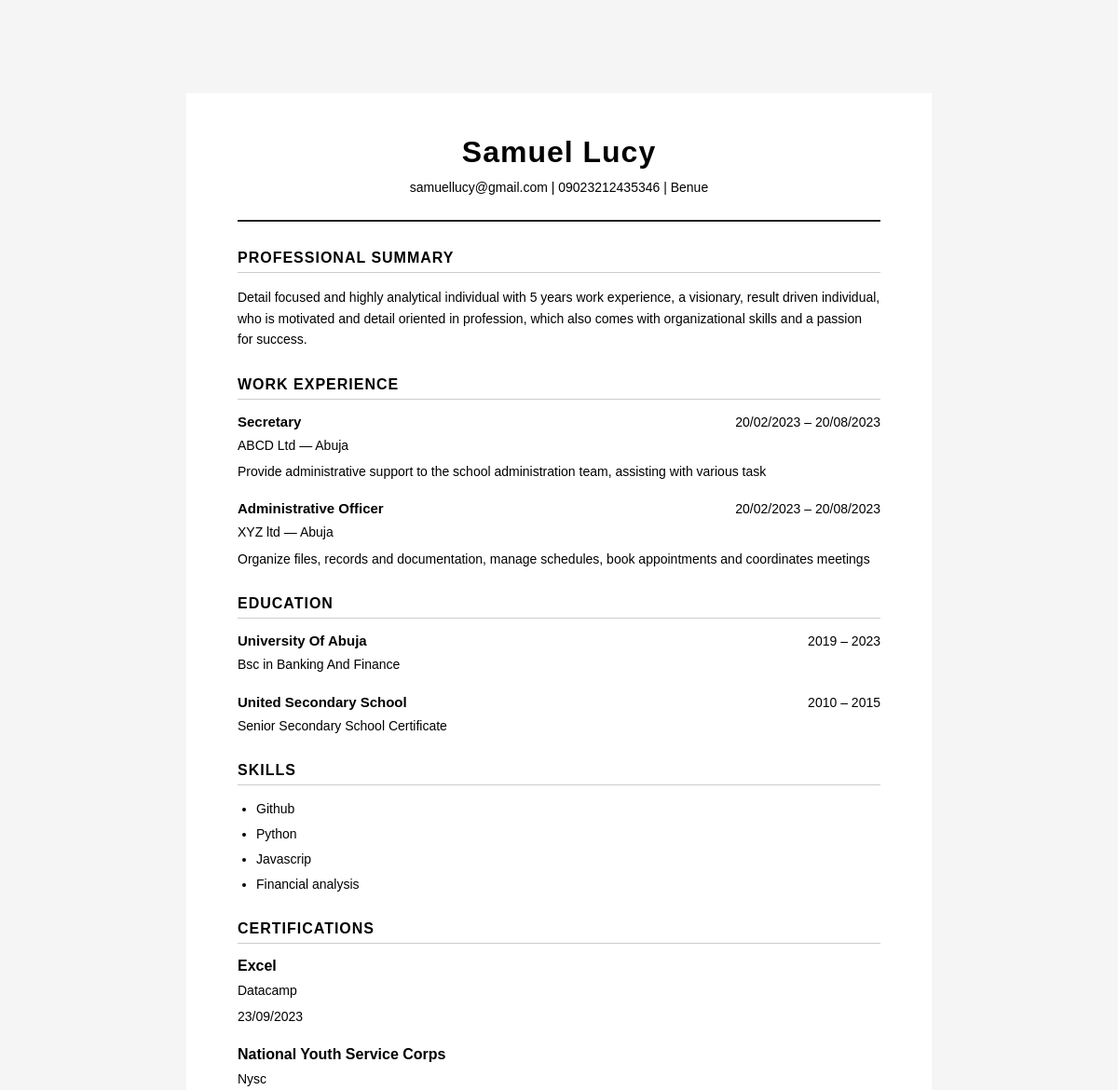
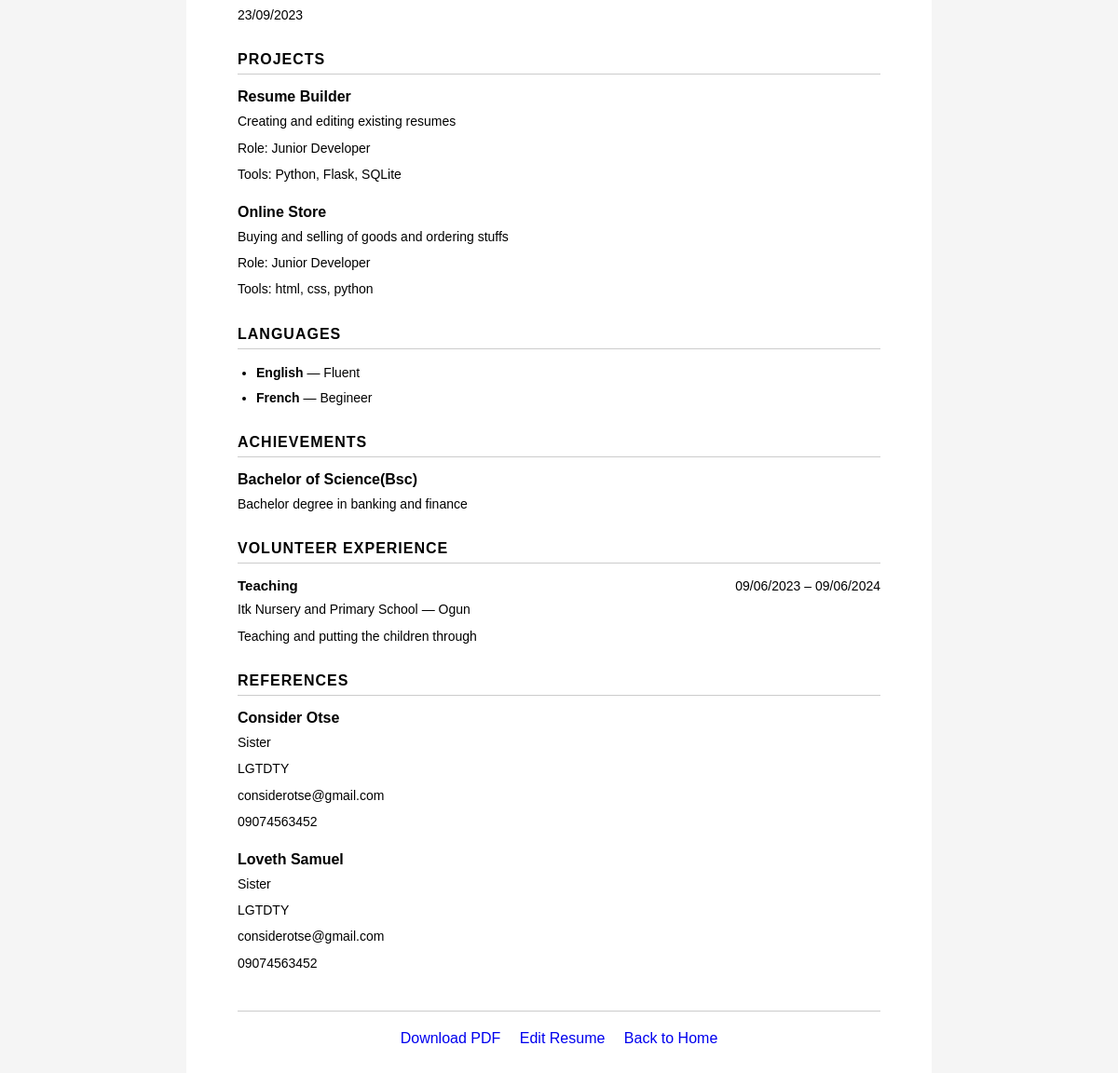
Screenshot of /resume/60 with the database file from the repository (2 pictures, top to bottom).
### tables this page shows
CREATE TABLE resumes (
        id INTEGER PRIMARY KEY,
        name TEXT,
        date_of_birth TEXT,
        email TEXT,
        phone_number TEXT,
        location TEXT,
        summary TEXT
    , template TEXT DEFAULT 'professional', user_id INTEGER);

CREATE TABLE work_experience (
    id INTEGER PRIMARY KEY,
    resume_id INTEGER,
    job_title TEXT,
    company TEXT,
    location TEXT,
    start_date TEXT,
    end_date TEXT,
    description TEXT,
    FOREIGN KEY (resume_id) REFERENCES resumes(id)
    );

CREATE TABLE education (
        id INTEGER PRIMARY KEY,
        resume_id INTEGER,
        school TEXT,
        degree TEXT,
        field TEXT,
        start_year TEXT,
        end_year TEXT, education_type TEXT,
        FOREIGN KEY (resume_id) REFERENCES resumes(id)
    );

CREATE TABLE skills (
        id INTEGER PRIMARY KEY,
        resume_id INTEGER,
        skill TEXT,
        FOREIGN KEY (resume_id) REFERENCES resumes(id)
    );

CREATE TABLE certifications (
        id INTEGER PRIMARY KEY,
        resume_id INTEGER,
        name TEXT,
        organization TEXT,
        date TEXT,
        FOREIGN KEY (resume_id) REFERENCES resumes(id)
    );

CREATE TABLE projects (
        id INTEGER PRIMARY KEY,
        resume_id INTEGER,
        project_name TEXT,
        description TEXT,
        role TEXT,
        tools TEXT,
        project_link TEXT,
        FOREIGN KEY (resume_id) REFERENCES resumes(id)
    );

CREATE TABLE languages (
        id INTEGER PRIMARY KEY,
        resume_id INTEGER,
        language TEXT,
        proficiency TEXT,
        FOREIGN KEY (resume_id) REFERENCES resumes(id)
    );

CREATE TABLE achievements (
        id INTEGER PRIMARY KEY,
        resume_id INTEGER,
        title TEXT,
        description TEXT,
        FOREIGN KEY (resume_id) REFERENCES resumes(id)
    );

CREATE TABLE volunteer_experience (
        id INTEGER PRIMARY KEY,
        resume_id INTEGER,
        organization TEXT,
        role TEXT,
        location TEXT,
        start_date TEXT,
        end_date TEXT,
        description TEXT,
        FOREIGN KEY (resume_id) REFERENCES resumes(id)
    );

CREATE TABLE resume_references (
        id INTEGER PRIMARY KEY,
        resume_id INTEGER,
        name TEXT,
        relationship TEXT,
        organization TEXT,
        email TEXT,
        phone_number TEXT,
        FOREIGN KEY (resume_id) REFERENCES resumes(id)
    );

### app.py (the view)
@app.route("/resume/<resume_id>")
def view_resume(resume_id):
    resume = get_complete_resume(int(resume_id))
    if resume is None:
        return "Resume not found."
    if resume["template"] == "modern":
        template_file = "resume_modern.html"
    else:
        template_file = "resume.html"
    return render_template(
        template_file,
        resume=resume
    )

### database.py (called while the page is built)
def load_resume_from_database(resume_id):
    cursor.execute(
        """
        SELECT
            id,
            name,
            date_of_birth,
            email,
            phone_number,
            location,
            summary,
            template,
            user_id
        FROM resumes
        WHERE id = ?
        """,
        (resume_id,)
    )
    return cursor.fetchone()

def load_education(resume_id):
    cursor.execute(
        """
        SELECT
            id,
            school,
            degree,
            field,
            start_year,
            end_year
        FROM education
        WHERE resume_id = ?
        """,
        (resume_id,)
    )
    education_records = cursor.fetchall()
    education = []
    for record in education_records:
        education.append({
            "id": record[0],
            "school": record[1],
            "degree": record[2],
            "field": record[3],
            "start_year": record[4],
            "end_year": record[5]
        })
    return education

def load_work_experience(resume_id):
    cursor.execute(
        """
        SELECT
            id,
            job_title,
            company,
            location,
            start_date,
            end_date,
            description
        FROM work_experience
        WHERE resume_id = ?
        """,
        (resume_id,)
    )
    work_records = cursor.fetchall()
    work_experience = []
    for record in work_records:
        work_experience.append({
            "id": record[0],
            "job_title": record[1],
            "company": record[2],
            "location": record[3],
            "start_date": record[4],
            "end_date": record[5],
            "description": record[6]
        })
    return work_experience

def load_skills(resume_id):
    cursor.execute(
        """
        SELECT
            id,
            skill
        FROM skills
        WHERE resume_id = ?
        """,
        (resume_id,)
    )
    skill_records = cursor.fetchall()
    skills = []
    for record in skill_records:
        skills.append({
            "id": record[0],
            "skill": record[1]
        })
    return skills

### templates/resume.html (shortened to what this page needs)
<!DOCTYPE html>
<html>
<head>
    <link
        rel="stylesheet"
        href="{{ url_for('static', filename='style.css') }}"
    >
</head>
<body>
    <div class="resume">
        <header class="resume-header">
            <h1>{{ resume["personal_information"]["name"] }}</h1>
            <p class="contact-details">
                {% if resume["personal_information"]["email"] %}
                    {{ resume["personal_information"]["email"] }}
                {% endif %}
                {% if resume["personal_information"]["phone_number"] %}
                    | {{ resume["personal_information"]["phone_number"] }}
                {% endif %}
                {% if resume["personal_information"]["location"] %}
                    | {{ resume["personal_information"]["location"] }}
                {% endif %}
            </p>
        </header>
        {% if resume["summary"] %}
        <section class="resume-section">
            <h2>Professional Summary</h2>
            <p>{{ resume["summary"] }}</p>
        </section>
        {% endif %}
        {% if resume["work_experience"] %}
        <section class="resume-section">
            <h2>Work Experience</h2>
            {% for experience in resume["work_experience"] %}
            <div class="resume-entry">
                <div class="entry-top">
                    <strong>{{ experience["job_title"] }}</strong>
                    {% if experience["start_date"] or experience["end_date"] %}
                    <span>
                        {{ experience["start_date"] }}
                        {% if experience["start_date"] and experience["end_date"] %}
                            –
                        {% endif %}
                        {{ experience["end_date"] }}
                    </span>
                    {% endif %}
                </div>
                {% if experience["company"] or experience["location"] %}
                <p class="entry-meta">
                    {% if experience["company"] %}
                        {{ experience["company"] }}
                    {% endif %}
                    {% if experience["company"] and experience["location"] %}
                        —
                    {% endif %}
                    {% if experience["location"] %}
                        {{ experience["location"] }}
                    {% endif %}
                </p>
                {% endif %}
                {% if experience["description"] %}
                <p>{{ experience["description"] }}</p>
                {% endif %}
            </div>
            {% endfor %}
        </section>
        {% endif %}
        {% if resume["education"] %}
        <section class="resume-section">
            <h2>Education</h2>
            {% for education in resume["education"] %}
            <div class="resume-entry">
                <div class="entry-top">
                    <strong>{{ education["school"] }}</strong>
                    {% if education["start_year"] or education["end_year"] %}
                    <span>
                        {{ education["start_year"] }}
                        {% if education["start_year"] and education["end_year"] %}
                            –
                        {% endif %}
                        {{ education["end_year"] }}
                    </span>
                    {% endif %}
                </div>
                {% if education["degree"] or education["field"] %}
                <p>
                    {{ education["degree"] }}
                    {% if education["degree"] and education["field"] %}
                        in
                    {% endif %}
                    {{ education["field"] }}
                </p>
                {% endif %}
            </div>
            {% endfor %}
        </section>
        {% endif %}
        {% if resume["skills"] %}
        <section class="resume-section">
            <h2>Skills</h2>
            <ul class="skills-list">
                {% for skill in resume["skills"] %}
                    {% if skill["skill"] %}
                    <li>{{ skill["skill"] }}</li>
                    {% endif %}
                {% endfor %}
            </ul>
        </section>
        {% endif %}
        {% if resume["certifications"] %}
        <section class="resume-section">
            <h2>Certifications</h2>
            {% for certification in resume["certifications"] %}
            <div class="resume-entry">
                {% if certification["name"] %}
                <strong>{{ certification["name"] }}</strong>
                {% endif %}
                {% if certification["organization"] %}
                <p class="entry-meta">
                    {{ certification["organization"] }}
                </p>
                {% endif %}
                {% if certification["date"] %}
                <p>{{ certification["date"] }}</p>
                {% endif %}
            </div>
            {% endfor %}
        </section>
        {% endif %}
        {% if resume["projects"] %}
        <section class="resume-section">
            <h2>Projects</h2>
            {% for project in resume["projects"] %}
            <div class="resume-entry">
                {% if project["project_name"] %}
                <strong>{{ project["project_name"] }}</strong>
                {% endif %}
                {% if project["description"] %}
                <p>{{ project["description"] }}</p>
                {% endif %}
                {% if project["role"] %}
                <p class="entry-meta">
                    Role: {{ project["role"] }}
                </p>
                {% endif %}
                {% if project["tools"] %}
                <p class="entry-meta">
                    Tools: {{ project["tools"] }}
                </p>
                {% endif %}
            </div>
            {% endfor %}
        </section>
        {% endif %}
        {% if resume["languages"] %}
        <section class="resume-section">
            <h2>Languages</h2>
            <ul class="skills-list">
                {% for language in resume["languages"] %}
                    {% if language["language"] %}
                    <li>
                        <strong>{{ language["language"] }}</strong>
                        {% if language["proficiency"] %}
                            — {{ language["proficiency"] }}
                        {% endif %}
                    </li>
                    {% endif %}
                {% endfor %}
            </ul>
        </section>
        {% endif %}
        {% if resume["achievements"] %}
        <section class="resume-section">
            <h2>Achievements</h2>
            {% for achievement in resume["achievements"] %}
            <div class="resume-entry">
                {% if achievement["title"] %}
                <strong>{{ achievement["title"] }}</strong>
                {% endif %}
                {% if achievement["description"] %}
                <p>{{ achievement["description"] }}</p>
                {% endif %}
            </div>
            {% endfor %}
        </section>
        {% endif %}
        {% if resume["volunteer_experience"] %}
        <section class="resume-section">
            <h2>Volunteer Experience</h2>
            {% for volunteer in resume["volunteer_experience"] %}
            <div class="resume-entry">
                <div class="entry-top">
                    {% if volunteer["role"] %}
                    <strong>{{ volunteer["role"] }}</strong>
                    {% endif %}
                    {% if volunteer["start_date"] or volunteer["end_date"] %}
                    <span>
                        {{ volunteer["start_date"] }}
                        {% if volunteer["start_date"] and volunteer["end_date"] %}
                            –
                        {% endif %}
                        {{ volunteer["end_date"] }}
                    </span>
                    {% endif %}
                </div>
                {% if volunteer["organization"] or volunteer["location"] %}
                <p class="entry-meta">
                    {% if volunteer["organization"] %}
                        {{ volunteer["organization"] }}
                    {% endif %}
                    {% if volunteer["organization"] and volunteer["location"] %}
                        —
                    {% endif %}
                    {% if volunteer["location"] %}
                        {{ volunteer["location"] }}
                    {% endif %}
                </p>
                {% endif %}
                {% if volunteer["description"] %}
                <p>{{ volunteer["description"] }}</p>
                {% endif %}
            </div>
            {% endfor %}
        </section>
        {% endif %}
        {% if resume["references"] %}
        <section class="resume-section">
            <h2>References</h2>
            {% for reference in resume["references"] %}
            <div class="resume-entry">
                {% if reference["name"] %}
                <strong>{{ reference["name"] }}</strong>
                {% endif %}
                {% if reference["relationship"] %}
                <p>{{ reference["relationship"] }}</p>
                {% endif %}
                {% if reference["organization"] %}
                <p>{{ reference["organization"] }}</p>
                {% endif %}
                {% if reference["email"] %}
                <p>{{ reference["email"] }}</p>
                {% endif %}
                {% if reference["phone_number"] %}
                <p>{{ reference["phone_number"] }}</p>
                {% endif %}
            </div>
            {% endfor %}
        </section>
        {% endif %}
<div class="resume-actions">
    <a href="/resume/{{ resume['personal_information']['id'] }}/pdf">
        Download PDF
    </a>
    <a href="/edit/{{ resume['personal_information']['id'] }}">
        Edit Resume
    </a>
    <a href="/">
        Back to Home
    </a>
</div>
</body>
</html>

### static/style.css (style rules this page uses)
body { font-family: Arial, sans-serif; max-width: 800px; margin: 40px auto; background-color: #f5f5f5; padding: 20px; }
.resume { max-width: 850px; margin: 40px auto; padding: 45px 55px; background-color: white; box-sizing: border-box; }
.resume-header { text-align: center; border-bottom: 2px solid #222; padding-bottom: 18px; margin-bottom: 30px; }
.resume-header h1 { margin: 0 0 8px; font-size: 32px; font-weight: 700; letter-spacing: 1px; }
.contact-details { margin: 0; font-size: 14px; line-height: 1.5; }
.resume-section { margin-bottom: 28px; }
.resume-section h2 { margin: 0 0 15px; padding-bottom: 6px; border-bottom: 1px solid #ccc; font-size: 16px; font-weight: 700; text-transform: uppercase; letter-spacing: 1px; }
.resume-entry { margin-bottom: 20px; }
.resume-entry:last-child { margin-bottom: 0; }
.entry-top { display: flex; justify-content: space-between; align-items: baseline; gap: 20px; }
.entry-top strong { font-size: 15px; }
.entry-top span { font-size: 14px; white-space: nowrap; }
.entry-meta { margin: 3px 0 6px; font-size: 14px; }
.resume p { margin: 6px 0; line-height: 1.6; font-size: 14px; }
.skills-list { margin: 0; padding-left: 20px; }
.skills-list li { margin-bottom: 6px; font-size: 14px; line-height: 1.5; }
.resume a { color: #0000ee; }
.resume-actions { margin-top: 40px; padding-top: 20px; border-top: 1px solid #ccc; text-align: center; }
.resume-actions a { display: inline-block; margin: 0 8px; text-decoration: none; }

### rows the page displays
resumes: personal_information.name "Samuel Lucy", personal_information.email "samuellucy@gmail.com", personal_information.phone_number "09023212435346", personal_information.location "Benue", summary "Detail focused and highly analytical individual with 5 years work experience, a visionary, result driven individual, who is motivated and detail oriented in profession, which also comes with organizational skills and a passion for success."
work_experience: job_title "Secretary", start_date "20/02/2023", end_date "20/08/2023", company "ABCD Ltd", location "Abuja", description "Provide administrative support to the school administration team, assisting with various task"
work_experience: job_title "Administrative Officer", start_date "20/02/2023", end_date "20/08/2023", company "XYZ ltd", location "Abuja", description "Organize files, records and documentation, manage schedules, book appointments and coordinates meetings"
education: school "University Of Abuja", start_year "2019", end_year "2023", degree "Bsc", shows "in", field "Banking And Finance"
education: school "United Secondary School", start_year "2010", end_year "2015", degree "Senior Secondary School Certificate"
skills: skill "Github"
skills: skill "Python"
skills: skill "Javascrip"
skills: skill "Financial analysis"
certifications: name "Excel", organization "Datacamp", date "23/09/2023"
certifications: name "National Youth Service Corps", organization "Nysc", date "23/09/2023"
projects: project_name "Resume Builder", description "Creating and editing existing resumes", role "Junior Developer", tools "Python, Flask, SQLite"
projects: project_name "Online Store", description "Buying and selling of goods and ordering stuffs", role "Junior Developer", tools "html, css, python"
languages: language "English", proficiency "Fluent"
languages: language "French", proficiency "Begineer"
achievements: title "Bachelor of Science(Bsc)", description "Bachelor degree in banking and finance"
volunteer_experience: role "Teaching", start_date "09/06/2023", end_date "09/06/2024", organization "Itk Nursery and Primary School", location "Ogun", description "Teaching and putting the children through"
resume_references: name "Consider Otse", relationship "Sister", organization "LGTDTY", email "considerotse@gmail.com", phone_number "09074563452"
resume_references: name "Loveth Samuel", relationship "Sister", organization "LGTDTY", email "considerotse@gmail.com", phone_number "09074563452"
